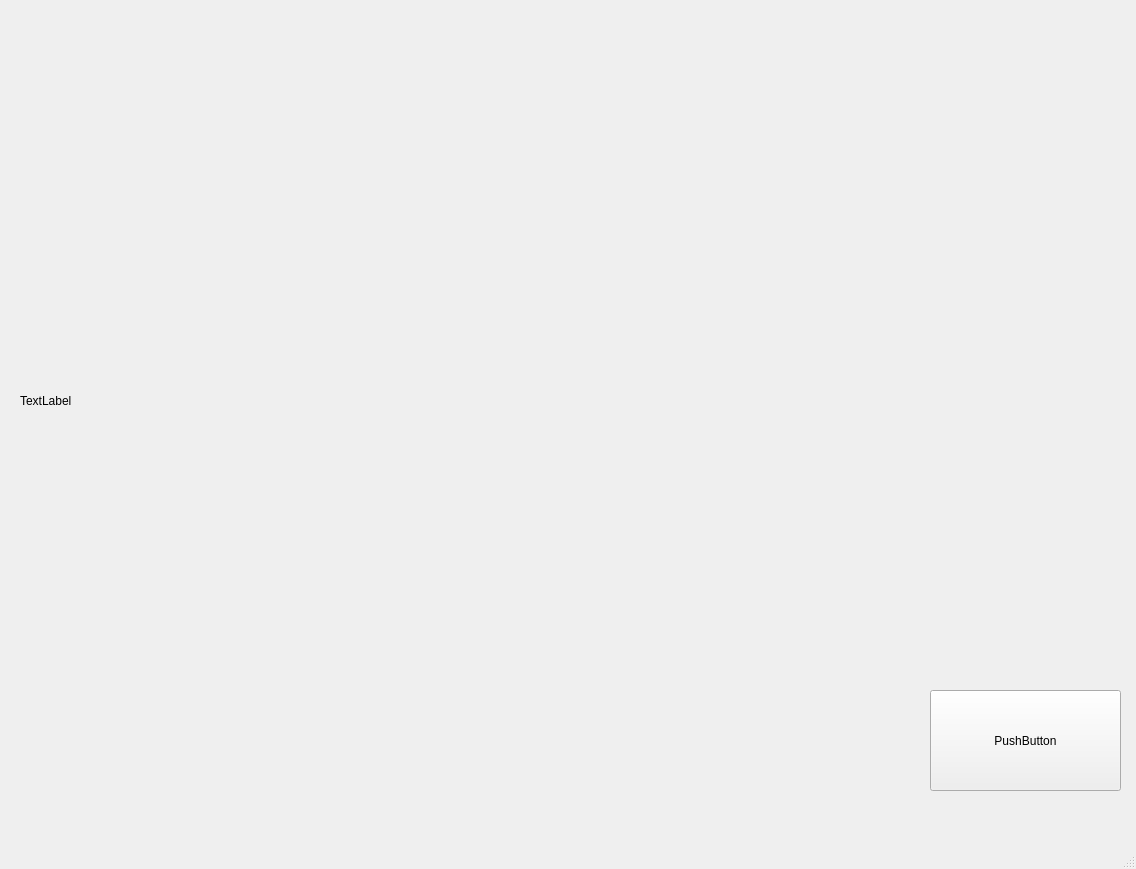
<?xml version="1.0" encoding="UTF-8"?>
<ui version="4.0">
 <class>MainWindow</class>
 <widget class="QMainWindow" name="MainWindow">
  <property name="geometry">
   <rect>
    <x>0</x>
    <y>0</y>
    <width>1136</width>
    <height>869</height>
   </rect>
  </property>
  <property name="windowTitle">
   <string>MainWindow</string>
  </property>
  <widget class="QWidget" name="centralwidget">
   <widget class="QLabel" name="label">
    <property name="geometry">
     <rect>
      <x>20</x>
      <y>40</y>
      <width>851</width>
      <height>721</height>
     </rect>
    </property>
    <property name="text">
     <string>TextLabel</string>
    </property>
   </widget>
   <widget class="QPushButton" name="pushButton">
    <property name="geometry">
     <rect>
      <x>930</x>
      <y>690</y>
      <width>191</width>
      <height>101</height>
     </rect>
    </property>
    <property name="text">
     <string>PushButton</string>
    </property>
   </widget>
  </widget>
  <widget class="QMenuBar" name="menubar">
   <property name="geometry">
    <rect>
     <x>0</x>
     <y>0</y>
     <width>1136</width>
     <height>23</height>
    </rect>
   </property>
  </widget>
  <widget class="QStatusBar" name="statusbar"/>
 </widget>
 <resources/>
 <connections/>
</ui>
